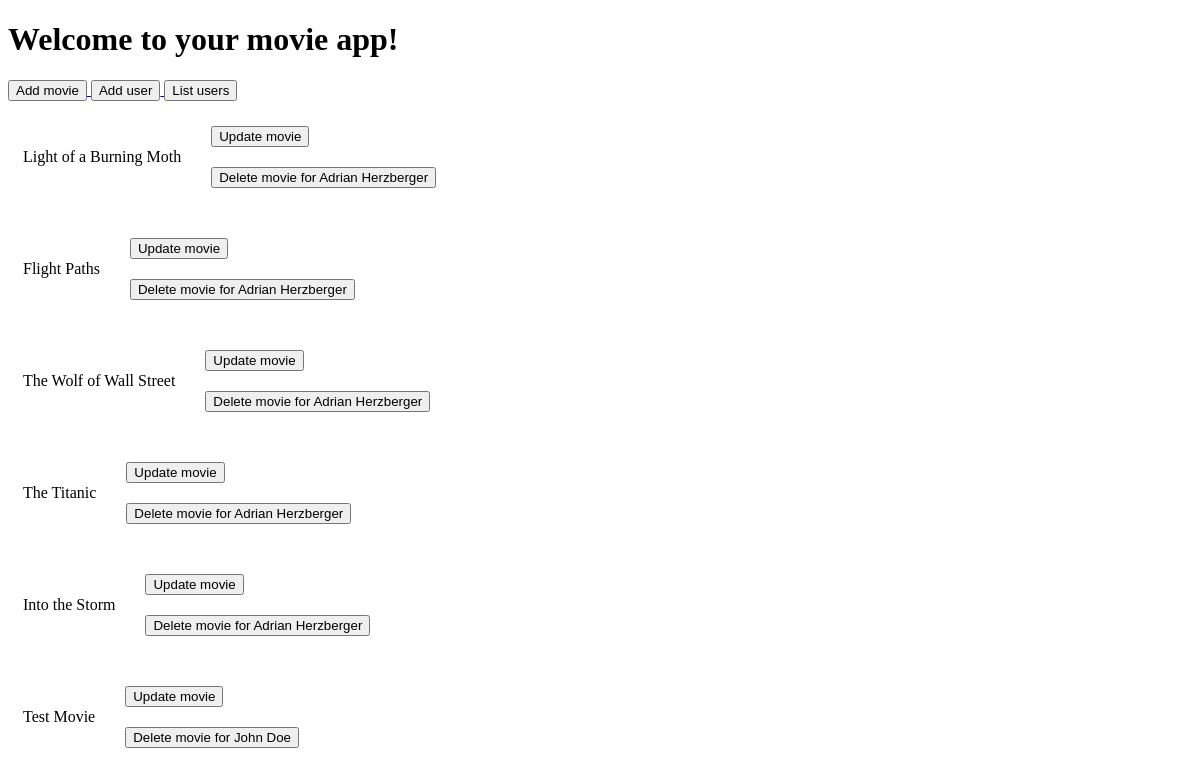
Before: / with the older database file.
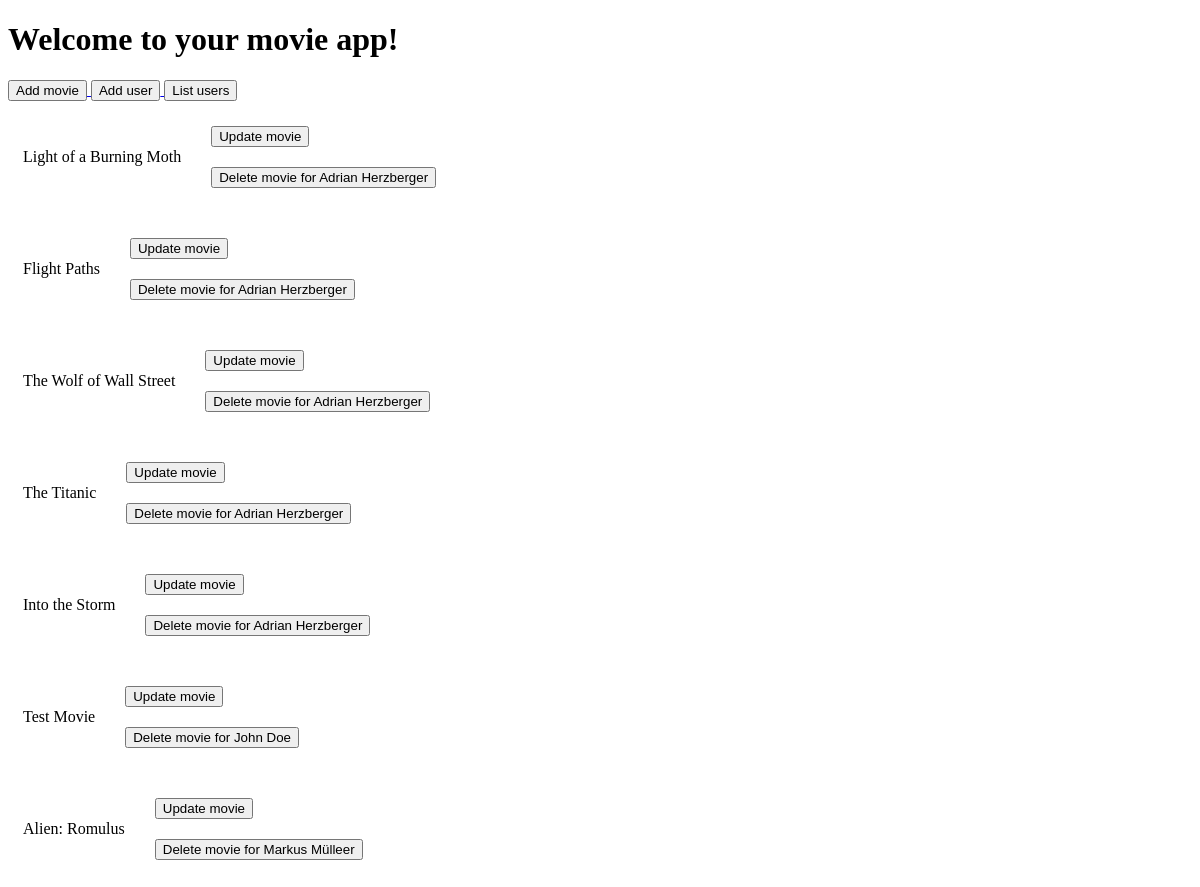
After: the same page with the newer database file.
### _storage/movie_storage.py (models this page shows)
class Movie(db.Model):
    __tablename__ = 'movies'
    id = db.Column(db.Integer, primary_key=True, autoincrement=True)
    movie_title = db.Column(db.String(100), nullable=False)
    movie_rating = db.Column(db.Float, nullable=True)
    directory = db.Column(db.String, nullable=True)
    release_date = db.Column(db.Date, nullable=True)
    user_id = db.Column(db.Integer, ForeignKey('users.id'), nullable=False)
    user = relationship('User', back_populates='movies')

### _storage/user_storage.py (models this page shows)
class User(db.Model):
    __tablename__ = 'users'
    id = db.Column(db.Integer, primary_key=True, autoincrement=True)
    first_name = db.Column(db.String(50), nullable=False)
    last_name = db.Column(db.String(50), nullable=False)
    birth_date = db.Column(db.Date, nullable=False)
    movies = relationship('Movie', back_populates='user', cascade="all, delete-orphan")

### app.py (the view)
@app.route("/", methods=["GET"])
def home():
    if request.method == "GET":
        try:
            movies = data_manager.get_all_movies()
            users = data_manager.get_all_users()
        except Exception as e:
            flash(f"Error fethcing movies or users: {str(e)}")
        return render_template("index.html", movies=movies, users=users)

### _storage/db_data_manager.py (called while the page is built)
    def get_all_users(self):
        return User.query.all()

    def get_all_movies(self):
        return Movie.query.all()

### templates/index.html (shortened to what this page needs)
<!DOCTYPE html>
<html lang="en">
<head>
    <link rel="stylesheet" href="/static/style.css">
</head>
<body>
    <h1>Welcome to your movie app!</h1>
    <a href="/add_movie">
        <button type="button">Add movie</button>
    </a>
    <a href="/add_user">
        <button type="button">Add user</button>
    </a>
    <a href="/users">
        <button type="button">List users</button>
    </a>
    {% if movies %}
    <ul>
        {% for movie in movies %}
        <li>
            <div class="movie-list">
                <p style="cursor: pointer;">{{ movie.movie_title }}</p>
                <div class="button-action">
                    <form action="/update_movie/{{ movie.id }}/" method="POST">
                        <button type="submit">Update movie</button>
                    </form>
                    {% if users %}
                        {% for user in users %}
                            {% if movie.user_id == user.id %}
                            <form action="/users/{{ user.id }}/delete_movie/{{ movie.id }}/" method="POST">
                                <button type="submit">Delete movie for {{ user.first_name }} {{ user.last_name }}</button>
                            </form>
                            {% endif %}
                        {% endfor %}
                    {% endif %}
                </div>
        </li>
        {% endfor %}
    </ul>
    {% else %}
    <p>No movie available.</p>
    {% endif %}
</body>
</html>

### static/style.css (style rules this page uses)
.movie-list { display: flex; flex-direction: row; align-items: center; column-gap: 20px; padding: 15px; }
ul { list-style-type: none; margin: 0; padding: 0; }

Changed rows visible on the page:
added Movie: movie_title "Alien: Romulus"
now on this page (row unchanged): User: first_name "Markus", last_name "Mülleer", shown under "Alien: Romulus"
